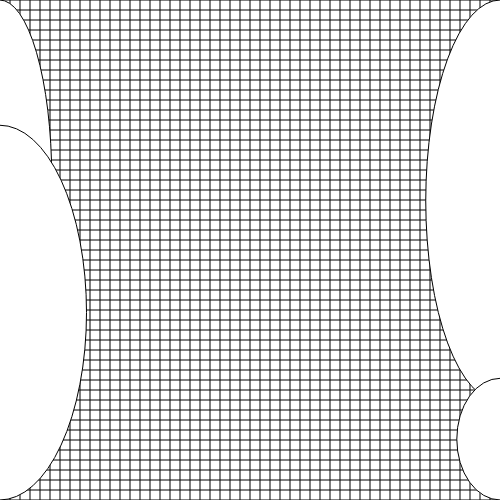
Frame 1 (no input)
Frame 60 (no input): identical to frame 1, image omitted
Frame 120 (the mouse pressed at the canvas centre since frame 60): identical to frame 1, image omitted

The p5.js sketch that drew this single still picture (run headless with seeded random() and noise() and a simulated clock; from frame 60 on, the mouse is pressed at the canvas centre):

// p5.js sketch
// ── sketch.js
function setup() {
  createCanvas(500, 500);
  for( var x = 0;x <= 500; x += 10) { 
  line(x, 0, x, 500);
}
for( var y = 0;y <= 500; y += 10) { 
  line( 0, y, 500,y);
}
  
  var a1=random(500);
  arc(0, a1/2, random(500), a1, radians(270), radians(90));

var a2=random(500);
  arc(0, 500-a2/2, random(500), a2, radians(270), radians(90));

   var a3=random(500);
  arc(500, a3/2, random(500), a3, radians(90), radians(270));
  
   var a4=random(500);
  arc(500, 500-a4/2, random(500), a4, radians(90), radians(270));
  
}

function draw() {
  
}
